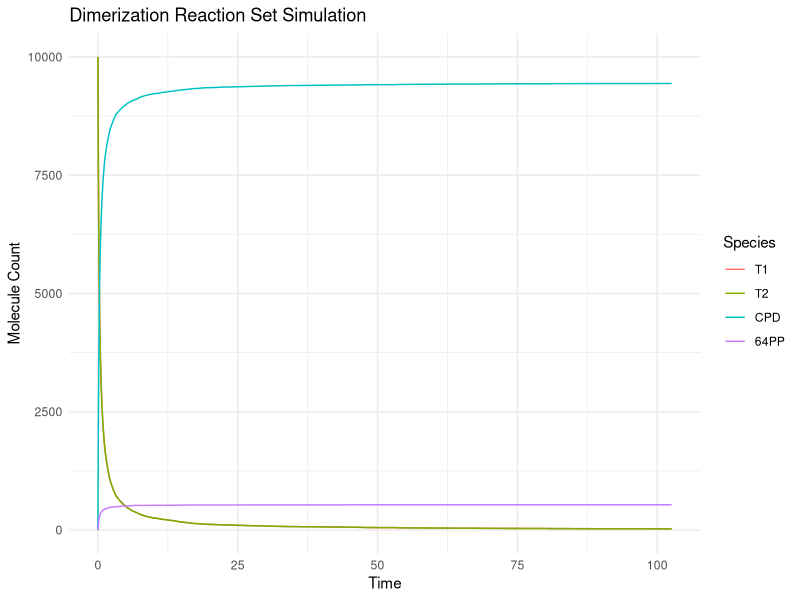
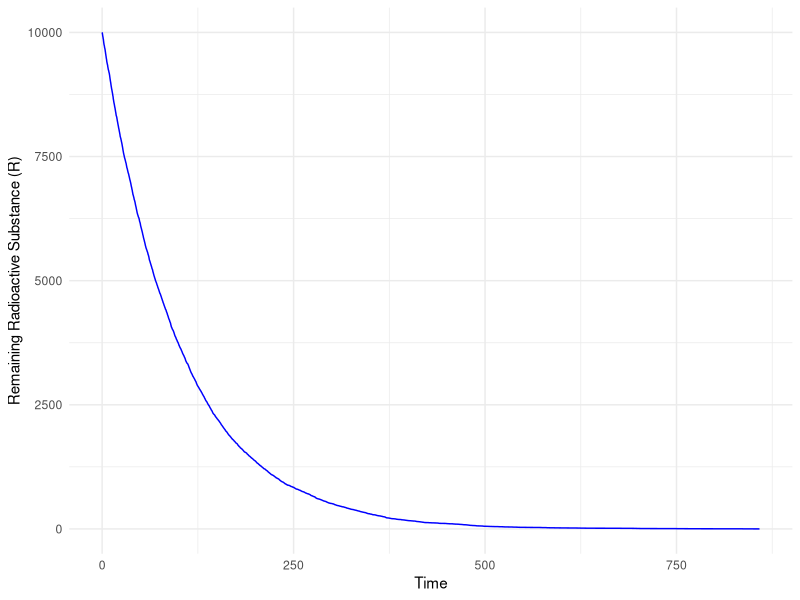
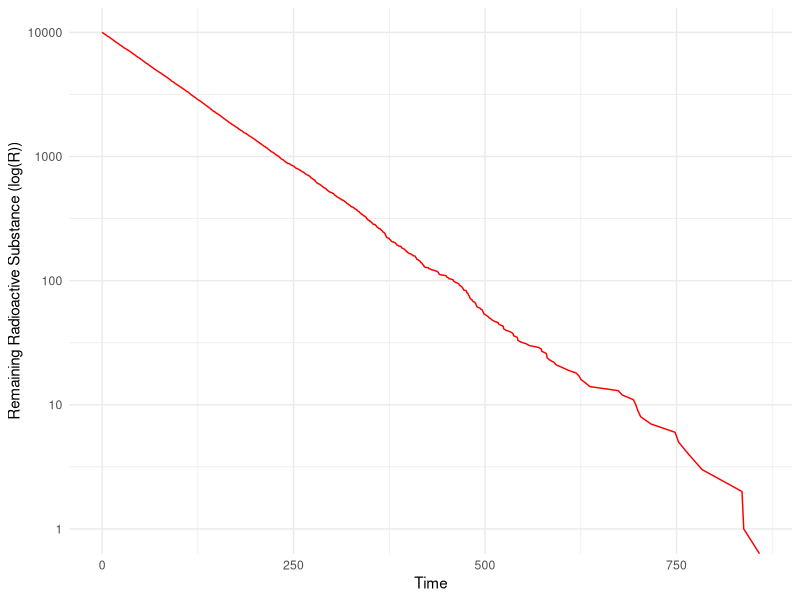

The R source for these figures, in order:
## ---- chunk 1
knitr::opts_chunk$set(echo = TRUE)
## ---- chunk 2
# Load required libraries
if (!require("reshape2")) install.packages("reshape2")
if (!require("ggplot2")) install.packages("ggplot2")
library(reshape2)
library(ggplot2)
# Define reaction rates
c1 <- (37 / 1e6) * 10             # Formation of CPD
c2 <- (2 / 1e6) * 10              # Formation of 64-PP
# Initial state
state <- c(T1 = 10000, T2 = 10000, CPD = 0, `64PP` = 0)
# Define propensity functions
propensities <- function(state) {
  c(
    c1 * state["T1"] * state["T2"], # Reaction 1
    c2 * state["T1"] * state["T2"]  # Reaction 2
  )
}
# Gillespie simulation function
simulate_gillespie <- function(state, max_time) {
  # Initialize time and output data frame
  time <- 0
  output <- data.frame(
    Time = numeric(0),
    T1 = numeric(0),
    T2 = numeric(0),
    CPD = numeric(0),
    `64PP` = numeric(0)
  )
  
  # Record the initial state
  initial_row <- c(Time = time, state)
  output <- rbind(output, as.data.frame(t(initial_row), stringsAsFactors = FALSE))
  
  while (time < max_time) {
    # Calculate propensities
    props <- propensities(state)
    total_prop <- sum(props)
    
    # Stop if no reactions can occur
    if (total_prop == 0) break
    
    # Time to next reaction
    delta_t <- rexp(1, rate = total_prop)
    time <- time + delta_t
    
    # Select which reaction occurs
    reaction <- sample(length(props), 1, prob = props)
    
    # Update state based on reaction
    if (reaction == 1) {
      state["T1"] <- state["T1"] - 1
      state["T2"] <- state["T2"] - 1
      state["CPD"] <- state["CPD"] + 1
    }
    if (reaction == 2) {
      state["T1"] <- state["T1"] - 1
      state["T2"] <- state["T2"] - 1
      state["64PP"] <- state["64PP"] + 1
    }
    
    # Record the new state
    new_row <- c(Time = time, state)
    output <- rbind(output, as.data.frame(t(new_row), stringsAsFactors = FALSE))
  }
  
  # Convert columns to numeric for consistency
  output[] <- lapply(output, as.numeric)
  return(output)
}
# Run the simulation
max_time <- 100
simulation <- simulate_gillespie(state, max_time)
## ---- chunk 3
# Reshape data for plotting
simulation_long <- melt(simulation, id.vars = "Time")
# Plot results
ggplot(simulation_long, aes(x = Time, y = value, color = variable)) +
  geom_line() +
  labs(
    title = "Dimerization Reaction Set Simulation",
    x = "Time",
    y = "Molecule Count",
    color = "Species"
  ) +
  theme_minimal()
## ---- chunk 4
# Define parameters
c <- 0.01  # Decay rate constant
state <- c(R = 10000)  # Initial radioactive substance
max_time <- 1000  # Extended maximum simulation time

# Define propensity function
propensities <- function(state) {
  c * state["R"]
}

# Gillespie simulation function
simulate_gillespie <- function(state, max_time) {
  time <- 0
  output <- data.frame(Time = numeric(0), R = numeric(0))
  output <- rbind(output, data.frame(Time = time, R = state["R"]))
  
  while (time < max_time) {
    # Calculate propensity
    prop <- propensities(state)
    if (prop == 0) break  # Stop if no reactions can occur
    
    # Time to next reaction
    delta_t <- rexp(1, rate = prop)
    time <- time + delta_t
    
    # Update state (decay reaction)
    state["R"] <- state["R"] - 1
    
    # Record the state
    output <- rbind(output, data.frame(Time = time, R = state["R"]))
  }
  
  return(output)
}

# Run the simulation
simulation <- simulate_gillespie(state, max_time)

## ---- chunk 5

# Load ggplot2 for visualization
library(ggplot2)

# Linear-scale plot
ggplot(simulation, aes(x = Time, y = R)) +
  geom_line(color = "blue") +
  labs(
    x = "Time",
    y = "Remaining Radioactive Substance (R)"
  ) +
  theme_minimal()
## ---- chunk 6
# Logarithmic-scale plot
ggplot(simulation, aes(x = Time, y = R)) +
  geom_line(color = "red") +
  scale_y_log10() +
  labs(
    x = "Time",
    y = "Remaining Radioactive Substance (log(R))"
  ) +
  theme_minimal()
